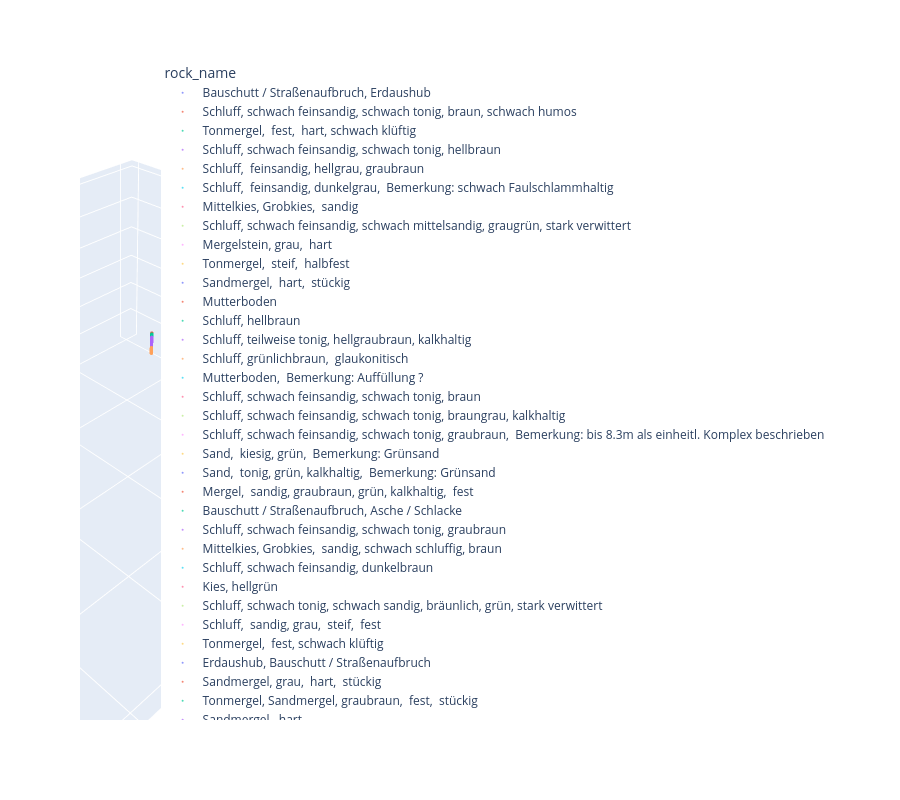

Notebook cell for this chart:
### Markdown cell above
## 9. Create an interactive 3D Plotly visualization

### Code cell
gdf3d = layers_3d_gdf.copy()

# Extract coordinates and define depth as negative z values
gdf3d["x"] = gdf3d.geometry.x
gdf3d["y"] = gdf3d.geometry.y
gdf3d["z"] = -gdf3d["depth_mid_m"]

# Optional: sample for faster plotting if the dataset is very large
# gdf3d = gdf3d.sample(min(50000, len(gdf3d)), random_state=42)

fig = px.scatter_3d(
    gdf3d,
    x="x",
    y="y",
    z="z",
    color="rock_name",
    hover_data=[
        "id",
        "depth_from_m",
        "depth_to_m",
        "depth_mid_m",
        "rock_code",
        "rock_name",
    ],
    opacity=0.7,
    height=800,
)

fig.update_traces(marker=dict(size=2))

fig.update_layout(
    scene=dict(
        xaxis_title="X",
        yaxis_title="Y",
        zaxis_title="Depth below ground surface (m)",
    )
)

fig.show()
